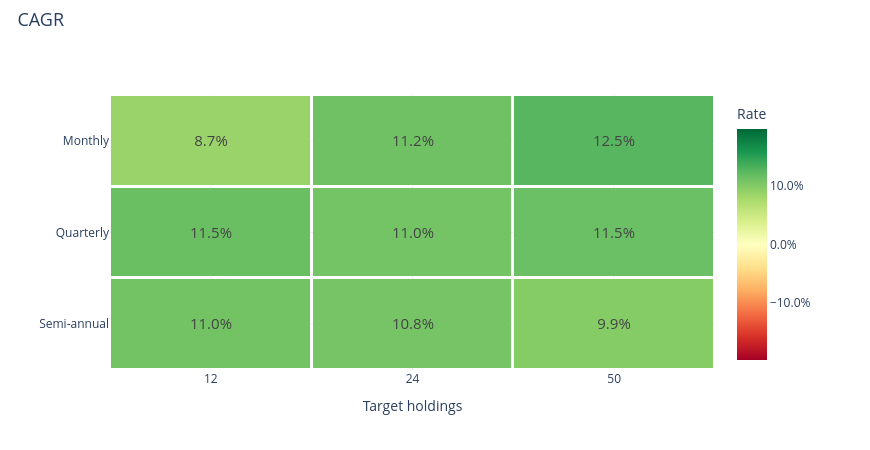

The cell this chart's notebook holds for it:
### Markdown cell above
### CAGR

### Code cell
research.heatmap('cagr')

### Figure 1 — Plotly figure (JSON) as saved in the notebook; plotly's stock layout.template omitted (floating-point values rounded to 4 significant figures)
{"data": [{"colorbar": {"tickformat": ".1%", "title": {"text": "Rate"}}, "colorscale": [[0.0, "rgb(165,0,38)"], [0.1, "rgb(215,48,39)"], [0.2, "rgb(244,109,67)"], [0.3, "rgb(253,174,97)"], [0.4, "rgb(254,224,139)"], [0.5, "rgb(255,255,191)"], [0.6, "rgb(217,239,139)"], [0.7, "rgb(166,217,106)"], [0.8, "rgb(102,189,99)"], [0.9, "rgb(26,152,80)"], [1.0, "rgb(0,104,55)"]], "text": [["8.7%", "11.2%", "12.5%"], ["11.5%", "11.0%", "11.5%"], ["11.0%", "10.8%", "9.9%"]], "textfont": {"size": 15}, "texttemplate": "%{text}", "type": "heatmap", "x": ["12", "24", "50"], "xgap": 3, "y": ["Monthly", "Quarterly", "Semi-annual"], "ygap": 3, "z": [[0.08707, 0.112, 0.1255], [0.1155, 0.1097, 0.1154], [0.11, 0.1083, 0.09919]], "zmax": 0.1971, "zmid": 0.0, "zmin": -0.1971}], "layout": {"height": 450, "hovermode": "closest", "legend": {"font": {"size": 12}, "itemclick": "toggle", "itemdoubleclick": "toggleothers", "x": 1.025, "y": 1}, "margin": {"b": 80, "l": 110, "r": 155, "t": 95}, "title": {"font": {"size": 18}, "text": "CAGR", "x": 0.02, "y": 0.97}, "width": 870, "xaxis": {"title": {"text": "Target holdings"}}, "yaxis": {"autorange": "reversed"}}}
